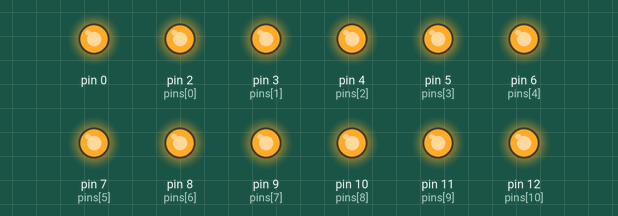
This sketch was run on a simulated Arduino Uno, built with avr-gcc and run on an emulated ATmega328P. Shown: output pins drawn as LEDs (lit = HIGH).

Above: at 0.1 s.
Timing chart, 0 to 1.6 s (numbered marks = the images above):
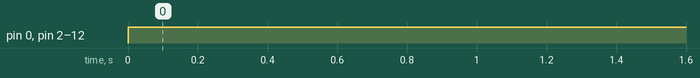

The sketch:

ArraysMetArray.ino
```cpp
const int pins[] = { 2,3,4,5,6,7,8,9,10,11,12 };
const int n_pins = 12;

void setup()
{
  //Naief
  pinMode(pins[ 0],OUTPUT); //C++ begint bij index nul te tellen
  pinMode(pins[ 1],OUTPUT);
  pinMode(pins[ 2],OUTPUT);
  pinMode(pins[ 3],OUTPUT);
  pinMode(pins[ 4],OUTPUT);
  pinMode(pins[ 5],OUTPUT);
  pinMode(pins[ 6],OUTPUT);
  pinMode(pins[ 7],OUTPUT);
  pinMode(pins[ 8],OUTPUT);
  pinMode(pins[ 9],OUTPUT);
  pinMode(pins[10],OUTPUT);
  pinMode(pins[11],OUTPUT);
  //pinMode(pins[12],OUTPUT); //Nee, pins[12] bestaat niet, omdat C++ bij index nul begint te tellen!

  //Hetzelfde, maar dan slimmer
  for (int i{0}; i!=n_pins; ++i) //Vaak in boeken: 'for(int i=0; i<n_pins; i++)'
  {
    pinMode(pins[i],OUTPUT);
  }
}

void loop()
{
  for (int i{0}; i!=n_pins; ++i) //Vaak in boeken: 'for(int i=0; i<n_pins; i++)'
  {
    digitalWrite(pins[i],HIGH);
  }
  delay(1000);
  for (int i{0}; i!=n_pins; ++i) //Vaak in boeken: 'for(int i=0; i<n_pins; i++)'
  {
    digitalWrite(pins[i],HIGH);
  }
  delay(1000);
}
```

Measured:
- by itself, pin 0, pin 2 (pins[0]), pin 3 (pins[1]), pin 4 (pins[2]), pin 5 (pins[3]), pin 6 (pins[4]), pin 7 (pins[5]), pin 8 (pins[6]), pin 9 (pins[7]), pin 10 (pins[8]), pin 11 (pins[9]), pin 12 (pins[10]): LOW → HIGH at 0.00 s
